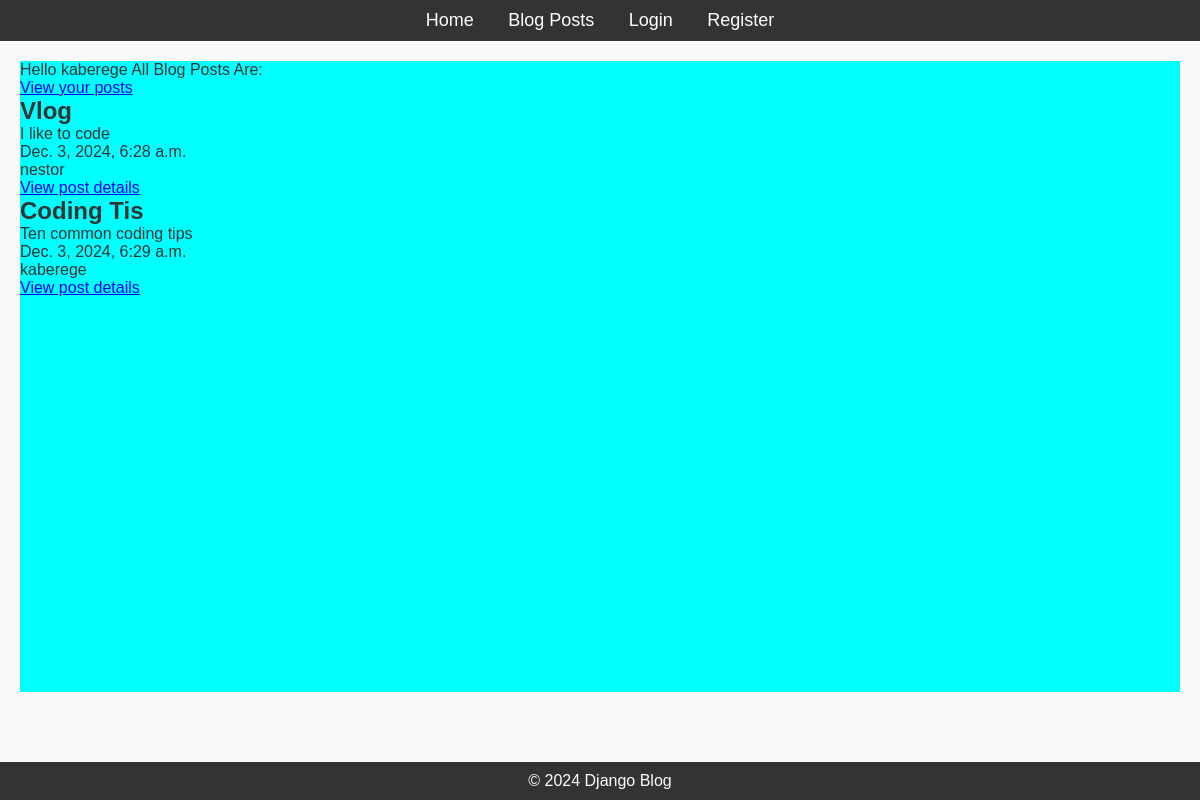
The page /posts (signed in) on the database its author committed.
### blog/models.py (models this page shows, shortened)
class Post(models.Model):
    title = models.CharField(max_length=200)
    content = models.TextField()
    published_date = models.DateTimeField(auto_now_add=True)
    author = models.ForeignKey(User, on_delete=models.CASCADE, related_name='posts')

### blog/views.py (the view)
# urls.py: path("posts", views.user_posts, name ="posts"),
def user_posts(request):
    posts = Post.objects.all()
    context={"posts": posts}
    return render(request, 'blog/posts.html', context)

### blog/templates/blog/posts.html (shortened to what this page needs)
{% extends 'blog/base.html' %}
{% block content %}
{% if user.is_authenticated %} Hello {{user}} All Blog Posts Are:
<p><a href="{% url 'user_posts_details' user.id %}">View your posts</a></p>
{% for post in posts %}
<h2>{{post.title}}</h2>
<p>{{post.content}}</p>
<p>{{post.published_date}}</p>
<p>{{post.author}}</p>
<p><a href="{% url 'user_posts_details' post.id %}">View post details</a></p>
{% endfor %}
{% else %}Log in to view posts.
<a href="{% url 'login' %}">Click here to log in.</a>
{% endif %}
{% endblock %}

### blog/static/css/styles.css (style rules this page uses)
* { margin: 0; padding: 0; box-sizing: border-box; }
body { font-family: Arial, sans-serif; background-color: #f9f9f9; color: #333; }

### rows shown on the page
Post: title "Vlog", content "I like to code", published_date "Dec. 3, 2024, 6:28 a.m.", author "nestor"
Post: title "Coding Tis", content "Ten common coding tips", published_date "Dec. 3, 2024, 6:29 a.m.", author "kaberege"

### other values the page prints
{{ user }} "kaberege"
